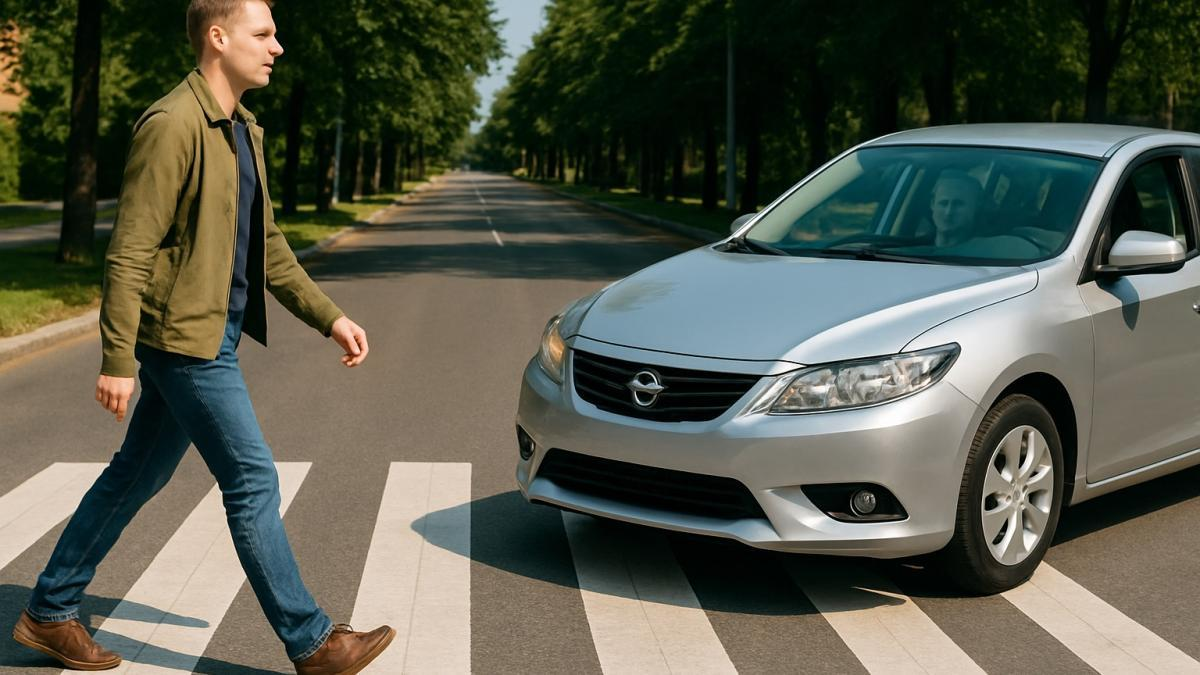
#> input picture road.jpg, 1200 x 675 px
$ jupyter execute lab4.ipynb
#> lines starting #> are read from the running program, lines starting #| are printed output that depends on the picture; after the words box and inside, x2 and y2 are one past the last pixel; in counts of white or black regions, pixels touching at a corner belong together
[cell 1]
# PROGRAM4: Lane Detection – OpenCV Canny + ROI + Hough Transform

import cv2
import numpy as np
import matplotlib.pyplot as plt

image = cv2.imread("road.jpg")
#> image is the input picture: shape (675, 1200, 3); mean B, G, R 76.7, 90.1, 87.4
if image is None:
    raise FileNotFoundError("road.jpg not found")

output = image.copy()
gray = cv2.cvtColor(image, cv2.COLOR_BGR2GRAY)
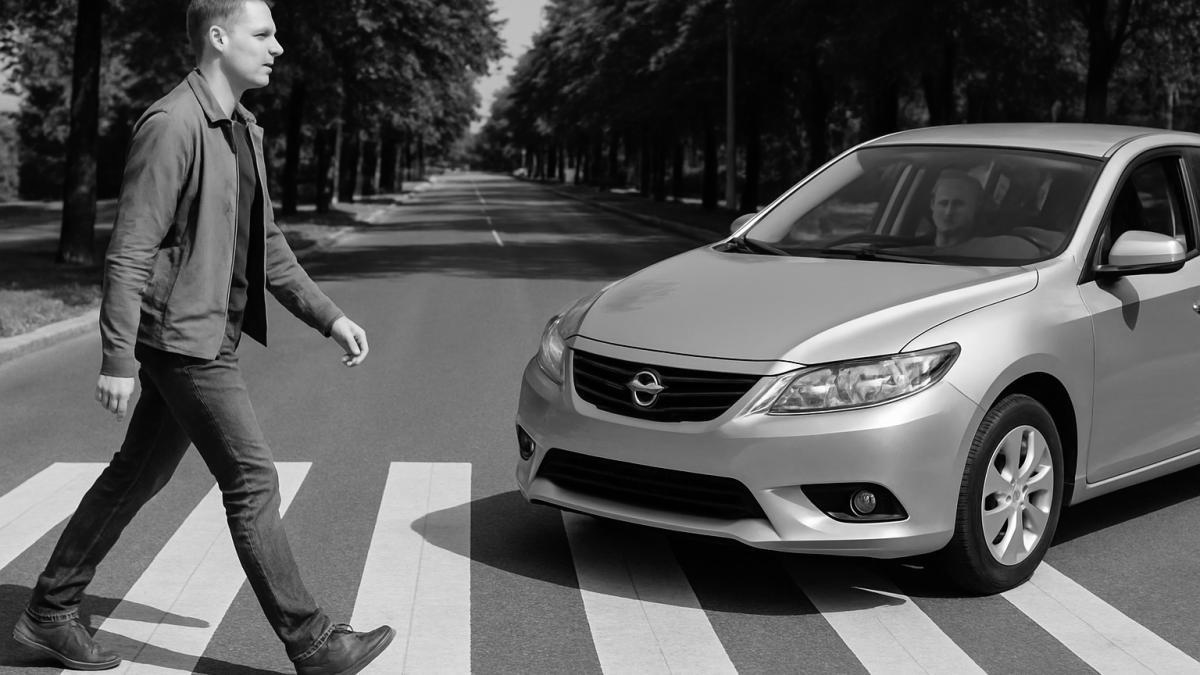
#> gray: shape (675, 1200); min 0, max 255, mean 87.8
blur = cv2.GaussianBlur(gray, (5, 5), 0)
edges = cv2.Canny(blur, 50, 150)
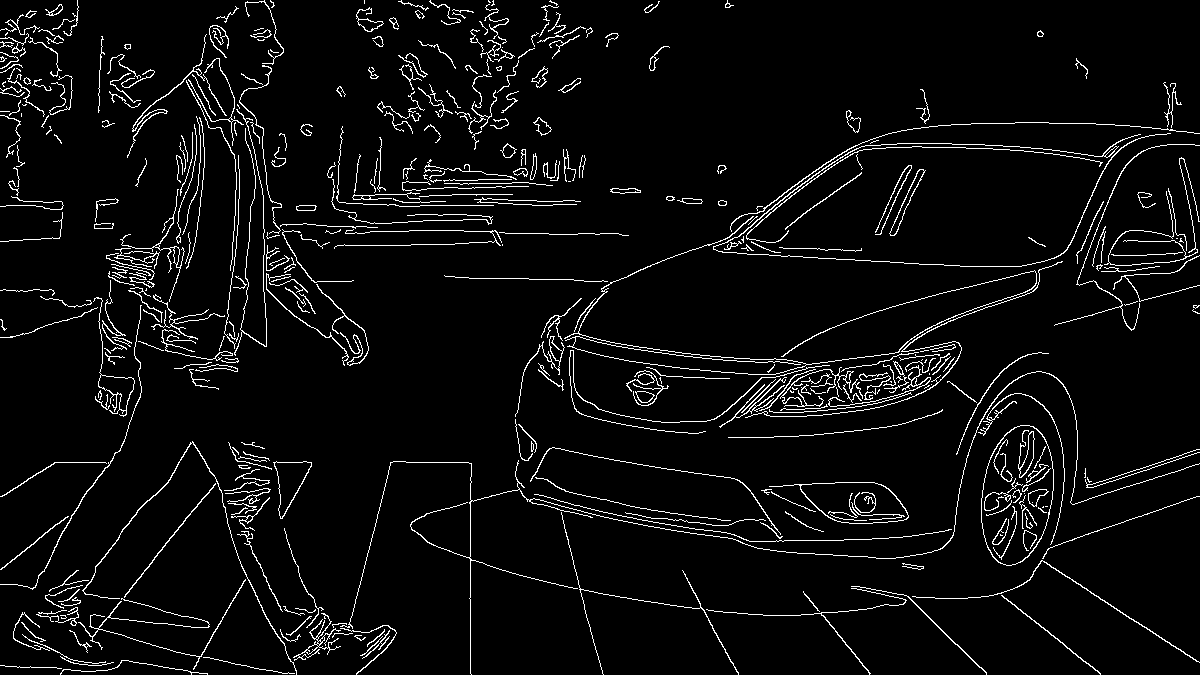
#> edges: shape (675, 1200); 4.8% white in thin lines or dots
h, w = edges.shape
#> h = 675; w = 1200
mask = np.zeros_like(edges)

polygon = np.array([[
    (0, h),
    (w, h),
    (int(0.58 * w), int(0.58 * h)),
    (int(0.42 * w), int(0.58 * h))
]], dtype=np.int32)

cv2.fillPoly(mask, polygon, 255)
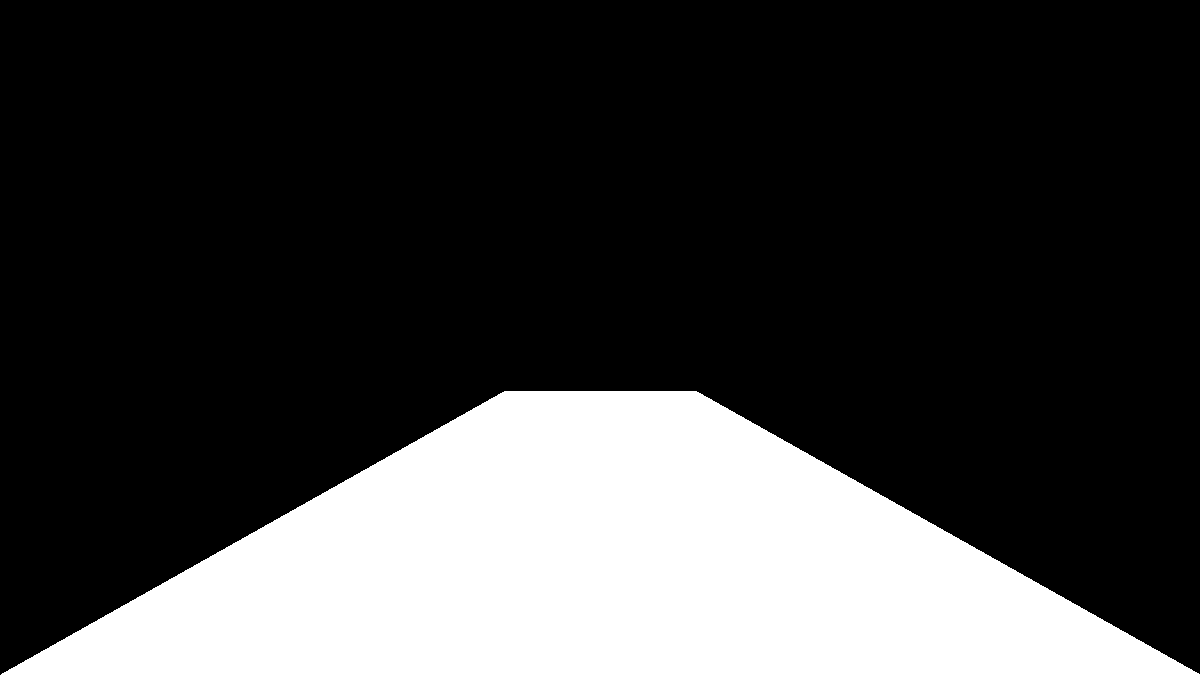
#> mask: shape (675, 1200); 24.4% white; 1 white region, box (x1, y1, x2, y2) and area: (1, 391, 1200, 675) 197884
roi_edges = cv2.bitwise_and(edges, mask)
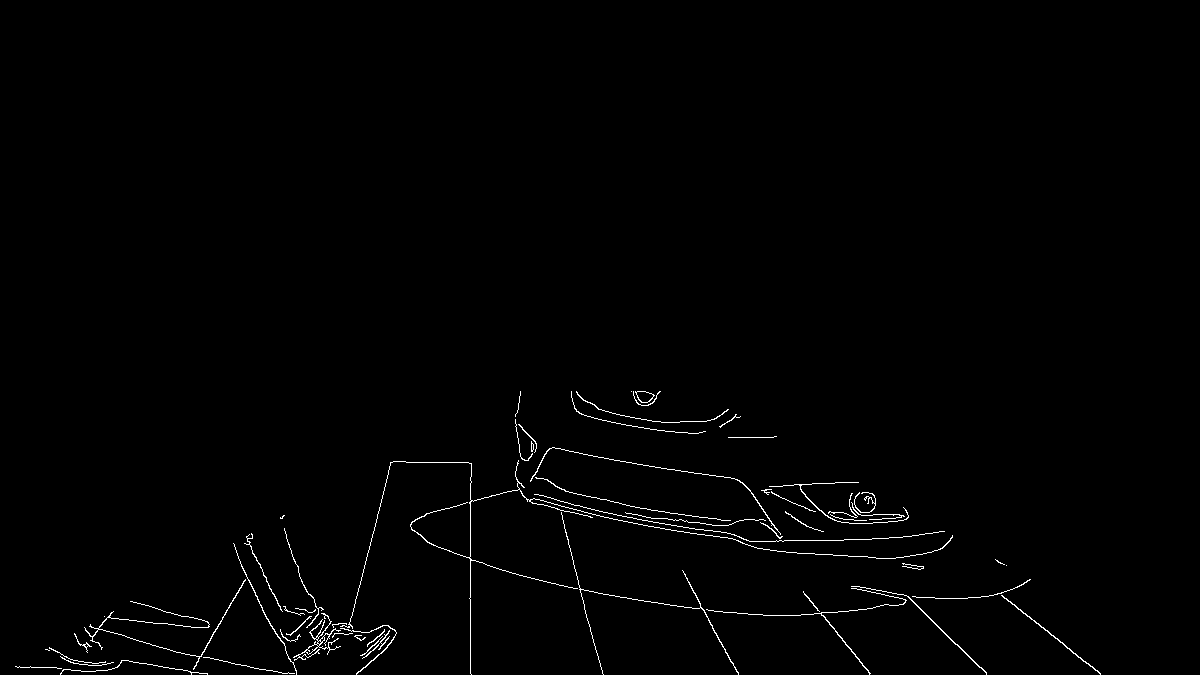
#> roi_edges: shape (675, 1200); 0.93% white in thin lines or dots, all inside (x1, y1, x2, y2) = (15, 391, 1101, 675)

# HOUGH TRANSFORM

lines = cv2.HoughLinesP(
    roi_edges,
    rho=1,
    theta=np.pi / 180,
    threshold=30,
    minLineLength=30,
    maxLineGap=100
)
#> lines = 96 rows, first 6: [470, 673, 470, 463], [499, 494, 1019, 585], [719, 415, 986, 672], [546, 453, 593, 642], [587, 401, 738, 674], [907, 517, 1100, 674]

left_lines = []
right_lines = []

if lines is not None:

    # Makes line format consistently:
    # [x1, y1, x2, y2]
    lines = lines.reshape(-1, 4)

    for x1, y1, x2, y2 in lines:

        # Avoid division by zero
        if x2 == x1:
            continue

        # Calculate slope
        slope = (y2 - y1) / (x2 - x1)

        # Negative slope = left lane
        if -1.5 < slope < -0.4:
            left_lines.append((x1, y1, x2, y2))

        # Positive slope = right lane
        elif 0.4 < slope < 1.5:
            right_lines.append((x1, y1, x2, y2))
#> this loop made 96 passes
#> (x1, y1, x2, y2, slope) on passes 2 to 13: (499, 494, 1019, 585, 0.175), (719, 415, 986, 672, 0.963), (546, 453, 593, 642, 4.02), (587, 401, 738, 674, 1.81), (907, 517, 1100, 674, 0.813), (346, 634, 392, 462, -3.74), (519, 445, 875, 501, 0.157), (709, 620, 1007, 600, -0.0671), (738, 541, 952, 537, -0.0187), (641, 391, 869, 673, 1.24), (386, 480, 805, 553, 0.174), (89, 626, 199, 658, 0.291)
#> slope on passes 66, 70, 79, 82, 88, 92: -1.2, -0.899, 1.24, 0.809, 0.782, 1.38
#> after the loop, left_lines = [(365, 667, 637, 395), (60, 673, 111, 612), (253, 667, 521, 426)]; right_lines = [(719, 415, 986, 672), (907, 517, 1100, 674), (641, 391, 869, 673), (574, 405, 613, 422), (571, 394, 639, 427), (764, 490, 841, 522), (821, 612, 870, 673), (903, 515, 1086, 663), (785, 511, 959, 647), (705, 431, 781, 536), (748, 488, 782, 536)]

def average_line(lines, y_bottom, y_top):

    if len(lines) == 0:
        return None

    xs = []
    ys = []

    for x1, y1, x2, y2 in lines:
        xs.extend([x1, x2])
        ys.extend([y1, y2])

    # Fit line: y = slope*x + intercept
    slope, intercept = np.polyfit(xs, ys, 1)

    if abs(slope) < 1e-6:
        return None

    x_bottom = int((y_bottom - intercept) / slope)
    x_top = int((y_top - intercept) / slope)

    return x_bottom, y_bottom, x_top, y_top

y_bottom = h - 1
#> y_bottom = 674
y_top = int(0.60 * h)
#> y_top = 405

left_lane = average_line(left_lines, y_bottom, y_top)
#> the loop in average_line, `for x1, y1, x2, y2 in lines:` made 3 passes
#> after the loop in average_line, `for x1, y1, x2, y2 in lines:`: xs = [365, 637, 60, 111, 253, 521]; ys = [667, 395, 673, 612, 667, 426]
#> in average_line, `slope, intercept = np.polyfit(xs, ys, 1)`: slope = -0.473; intercept = 726.7
#> in average_line, `x_bottom = int((y_bottom - intercept) / slope)`: x_bottom = 111
#> in average_line, `x_top = int((y_top - intercept) / slope)`: x_top = 680
#> left_lane = (111, 674, 680, 405)
right_lane = average_line(right_lines, y_bottom, y_top)
#> the loop in average_line (call 2), `for x1, y1, x2, y2 in lines:` made 11 passes
#> right_lane = (1046, 674, 598, 405)

if left_lane is not None:
    x1, y1, x2, y2 = left_lane
#> x1 = 111; y1 = 674; x2 = 680; y2 = 405
    cv2.line(output, (x1, y1), (x2, y2), (0, 255, 0), 8)

if right_lane is not None:
    x1, y1, x2, y2 = right_lane
#> x1 = 1046; x2 = 598
    cv2.line(output, (x1, y1), (x2, y2), (0, 255, 0), 8)
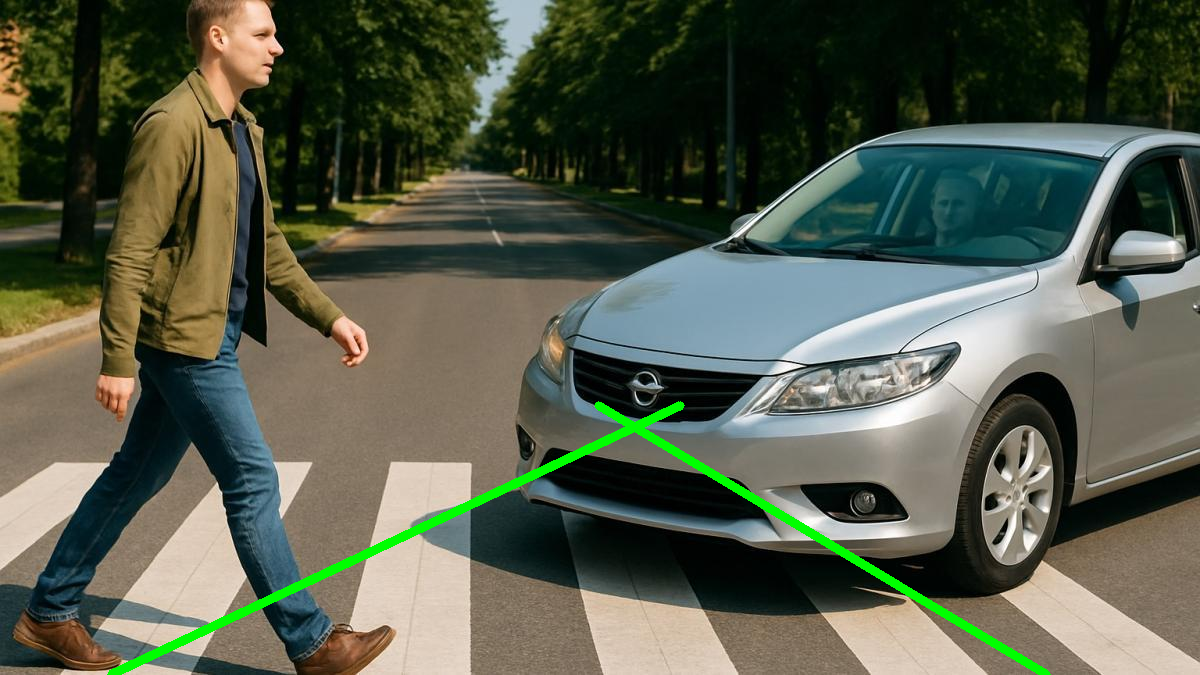
#> output: shape (675, 1200, 3); mean B, G, R 75.5, 92.1, 86.1

output_rgb = cv2.cvtColor(output, cv2.COLOR_BGR2RGB)

plt.figure(figsize=(14, 8))
plt.imshow(output_rgb)
plt.title("Lane Detection Output")
plt.axis("off")
plt.show()
